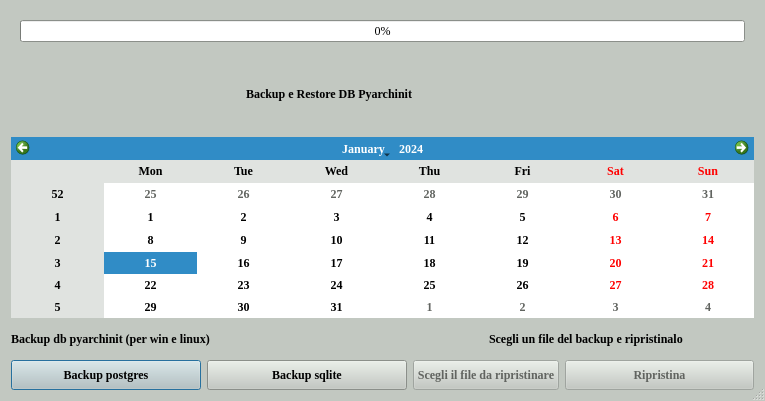
<?xml version="1.0" encoding="UTF-8"?>
<ui version="4.0">
 <class>DBmanagment</class>
 <widget class="QDialog" name="DBmanagment">
  <property name="geometry">
   <rect>
    <x>0</x>
    <y>0</y>
    <width>765</width>
    <height>401</height>
   </rect>
  </property>
  <property name="sizePolicy">
   <sizepolicy hsizetype="Expanding" vsizetype="Expanding">
    <horstretch>0</horstretch>
    <verstretch>0</verstretch>
   </sizepolicy>
  </property>
  <property name="palette">
   <palette>
    <active>
     <colorrole role="WindowText">
      <brush brushstyle="SolidPattern">
       <color alpha="255">
        <red>0</red>
        <green>0</green>
        <blue>0</blue>
       </color>
      </brush>
     </colorrole>
     <colorrole role="Button">
      <brush brushstyle="SolidPattern">
       <color alpha="255">
        <red>194</red>
        <green>200</green>
        <blue>193</blue>
       </color>
      </brush>
     </colorrole>
     <colorrole role="Light">
      <brush brushstyle="SolidPattern">
       <color alpha="255">
        <red>255</red>
        <green>255</green>
        <blue>255</blue>
       </color>
      </brush>
     </colorrole>
     <colorrole role="Midlight">
      <brush brushstyle="SolidPattern">
       <color alpha="255">
        <red>224</red>
        <green>227</green>
        <blue>224</blue>
       </color>
      </brush>
     </colorrole>
     <colorrole role="Dark">
      <brush brushstyle="SolidPattern">
       <color alpha="255">
        <red>97</red>
        <green>100</green>
        <blue>96</blue>
       </color>
      </brush>
     </colorrole>
     <colorrole role="Mid">
      <brush brushstyle="SolidPattern">
       <color alpha="255">
        <red>129</red>
        <green>133</green>
        <blue>129</blue>
       </color>
      </brush>
     </colorrole>
     <colorrole role="Text">
      <brush brushstyle="SolidPattern">
       <color alpha="255">
        <red>0</red>
        <green>0</green>
        <blue>0</blue>
       </color>
      </brush>
     </colorrole>
     <colorrole role="BrightText">
      <brush brushstyle="SolidPattern">
       <color alpha="255">
        <red>255</red>
        <green>255</green>
        <blue>255</blue>
       </color>
      </brush>
     </colorrole>
     <colorrole role="ButtonText">
      <brush brushstyle="SolidPattern">
       <color alpha="255">
        <red>0</red>
        <green>0</green>
        <blue>0</blue>
       </color>
      </brush>
     </colorrole>
     <colorrole role="Base">
      <brush brushstyle="SolidPattern">
       <color alpha="255">
        <red>255</red>
        <green>255</green>
        <blue>255</blue>
       </color>
      </brush>
     </colorrole>
     <colorrole role="Window">
      <brush brushstyle="SolidPattern">
       <color alpha="255">
        <red>194</red>
        <green>200</green>
        <blue>193</blue>
       </color>
      </brush>
     </colorrole>
     <colorrole role="Shadow">
      <brush brushstyle="SolidPattern">
       <color alpha="255">
        <red>0</red>
        <green>0</green>
        <blue>0</blue>
       </color>
      </brush>
     </colorrole>
     <colorrole role="AlternateBase">
      <brush brushstyle="SolidPattern">
       <color alpha="255">
        <red>224</red>
        <green>227</green>
        <blue>224</blue>
       </color>
      </brush>
     </colorrole>
     <colorrole role="ToolTipBase">
      <brush brushstyle="SolidPattern">
       <color alpha="255">
        <red>255</red>
        <green>255</green>
        <blue>220</blue>
       </color>
      </brush>
     </colorrole>
     <colorrole role="ToolTipText">
      <brush brushstyle="SolidPattern">
       <color alpha="255">
        <red>0</red>
        <green>0</green>
        <blue>0</blue>
       </color>
      </brush>
     </colorrole>
     <colorrole role="PlaceholderText">
      <brush brushstyle="SolidPattern">
       <color alpha="128">
        <red>0</red>
        <green>0</green>
        <blue>0</blue>
       </color>
      </brush>
     </colorrole>
    </active>
    <inactive>
     <colorrole role="WindowText">
      <brush brushstyle="SolidPattern">
       <color alpha="255">
        <red>0</red>
        <green>0</green>
        <blue>0</blue>
       </color>
      </brush>
     </colorrole>
     <colorrole role="Button">
      <brush brushstyle="SolidPattern">
       <color alpha="255">
        <red>194</red>
        <green>200</green>
        <blue>193</blue>
       </color>
      </brush>
     </colorrole>
     <colorrole role="Light">
      <brush brushstyle="SolidPattern">
       <color alpha="255">
        <red>255</red>
        <green>255</green>
        <blue>255</blue>
       </color>
      </brush>
     </colorrole>
     <colorrole role="Midlight">
      <brush brushstyle="SolidPattern">
       <color alpha="255">
        <red>224</red>
        <green>227</green>
        <blue>224</blue>
       </color>
      </brush>
     </colorrole>
     <colorrole role="Dark">
      <brush brushstyle="SolidPattern">
       <color alpha="255">
        <red>97</red>
        <green>100</green>
        <blue>96</blue>
       </color>
      </brush>
     </colorrole>
     <colorrole role="Mid">
      <brush brushstyle="SolidPattern">
       <color alpha="255">
        <red>129</red>
        <green>133</green>
        <blue>129</blue>
       </color>
      </brush>
     </colorrole>
     <colorrole role="Text">
      <brush brushstyle="SolidPattern">
       <color alpha="255">
        <red>0</red>
        <green>0</green>
        <blue>0</blue>
       </color>
      </brush>
     </colorrole>
     <colorrole role="BrightText">
      <brush brushstyle="SolidPattern">
       <color alpha="255">
        <red>255</red>
        <green>255</green>
        <blue>255</blue>
       </color>
      </brush>
     </colorrole>
     <colorrole role="ButtonText">
      <brush brushstyle="SolidPattern">
       <color alpha="255">
        <red>0</red>
        <green>0</green>
        <blue>0</blue>
       </color>
      </brush>
     </colorrole>
     <colorrole role="Base">
      <brush brushstyle="SolidPattern">
       <color alpha="255">
        <red>255</red>
        <green>255</green>
        <blue>255</blue>
       </color>
      </brush>
     </colorrole>
     <colorrole role="Window">
      <brush brushstyle="SolidPattern">
       <color alpha="255">
        <red>194</red>
        <green>200</green>
        <blue>193</blue>
       </color>
      </brush>
     </colorrole>
     <colorrole role="Shadow">
      <brush brushstyle="SolidPattern">
       <color alpha="255">
        <red>0</red>
        <green>0</green>
        <blue>0</blue>
       </color>
      </brush>
     </colorrole>
     <colorrole role="AlternateBase">
      <brush brushstyle="SolidPattern">
       <color alpha="255">
        <red>224</red>
        <green>227</green>
        <blue>224</blue>
       </color>
      </brush>
     </colorrole>
     <colorrole role="ToolTipBase">
      <brush brushstyle="SolidPattern">
       <color alpha="255">
        <red>255</red>
        <green>255</green>
        <blue>220</blue>
       </color>
      </brush>
     </colorrole>
     <colorrole role="ToolTipText">
      <brush brushstyle="SolidPattern">
       <color alpha="255">
        <red>0</red>
        <green>0</green>
        <blue>0</blue>
       </color>
      </brush>
     </colorrole>
     <colorrole role="PlaceholderText">
      <brush brushstyle="SolidPattern">
       <color alpha="128">
        <red>0</red>
        <green>0</green>
        <blue>0</blue>
       </color>
      </brush>
     </colorrole>
    </inactive>
    <disabled>
     <colorrole role="WindowText">
      <brush brushstyle="SolidPattern">
       <color alpha="255">
        <red>97</red>
        <green>100</green>
        <blue>96</blue>
       </color>
      </brush>
     </colorrole>
     <colorrole role="Button">
      <brush brushstyle="SolidPattern">
       <color alpha="255">
        <red>194</red>
        <green>200</green>
        <blue>193</blue>
       </color>
      </brush>
     </colorrole>
     <colorrole role="Light">
      <brush brushstyle="SolidPattern">
       <color alpha="255">
        <red>255</red>
        <green>255</green>
        <blue>255</blue>
       </color>
      </brush>
     </colorrole>
     <colorrole role="Midlight">
      <brush brushstyle="SolidPattern">
       <color alpha="255">
        <red>224</red>
        <green>227</green>
        <blue>224</blue>
       </color>
      </brush>
     </colorrole>
     <colorrole role="Dark">
      <brush brushstyle="SolidPattern">
       <color alpha="255">
        <red>97</red>
        <green>100</green>
        <blue>96</blue>
       </color>
      </brush>
     </colorrole>
     <colorrole role="Mid">
      <brush brushstyle="SolidPattern">
       <color alpha="255">
        <red>129</red>
        <green>133</green>
        <blue>129</blue>
       </color>
      </brush>
     </colorrole>
     <colorrole role="Text">
      <brush brushstyle="SolidPattern">
       <color alpha="255">
        <red>97</red>
        <green>100</green>
        <blue>96</blue>
       </color>
      </brush>
     </colorrole>
     <colorrole role="BrightText">
      <brush brushstyle="SolidPattern">
       <color alpha="255">
        <red>255</red>
        <green>255</green>
        <blue>255</blue>
       </color>
      </brush>
     </colorrole>
     <colorrole role="ButtonText">
      <brush brushstyle="SolidPattern">
       <color alpha="255">
        <red>97</red>
        <green>100</green>
        <blue>96</blue>
       </color>
      </brush>
     </colorrole>
     <colorrole role="Base">
      <brush brushstyle="SolidPattern">
       <color alpha="255">
        <red>194</red>
        <green>200</green>
        <blue>193</blue>
       </color>
      </brush>
     </colorrole>
     <colorrole role="Window">
      <brush brushstyle="SolidPattern">
       <color alpha="255">
        <red>194</red>
        <green>200</green>
        <blue>193</blue>
       </color>
      </brush>
     </colorrole>
     <colorrole role="Shadow">
      <brush brushstyle="SolidPattern">
       <color alpha="255">
        <red>0</red>
        <green>0</green>
        <blue>0</blue>
       </color>
      </brush>
     </colorrole>
     <colorrole role="AlternateBase">
      <brush brushstyle="SolidPattern">
       <color alpha="255">
        <red>194</red>
        <green>200</green>
        <blue>193</blue>
       </color>
      </brush>
     </colorrole>
     <colorrole role="ToolTipBase">
      <brush brushstyle="SolidPattern">
       <color alpha="255">
        <red>255</red>
        <green>255</green>
        <blue>220</blue>
       </color>
      </brush>
     </colorrole>
     <colorrole role="ToolTipText">
      <brush brushstyle="SolidPattern">
       <color alpha="255">
        <red>0</red>
        <green>0</green>
        <blue>0</blue>
       </color>
      </brush>
     </colorrole>
     <colorrole role="PlaceholderText">
      <brush brushstyle="SolidPattern">
       <color alpha="128">
        <red>0</red>
        <green>0</green>
        <blue>0</blue>
       </color>
      </brush>
     </colorrole>
    </disabled>
   </palette>
  </property>
  <property name="font">
   <font>
    <family>Times New Roman</family>
    <weight>75</weight>
    <bold>true</bold>
   </font>
  </property>
  <property name="windowTitle">
   <string>Pyarchinit Backup</string>
  </property>
  <property name="sizeGripEnabled">
   <bool>true</bool>
  </property>
  <layout class="QGridLayout" name="gridLayout_3">
   <item row="0" column="0">
    <layout class="QGridLayout" name="gridLayout_2">
     <item row="0" column="0" colspan="5">
      <widget class="QWidget" name="widget" native="true">
       <layout class="QHBoxLayout" name="horizontalLayout">
        <item>
         <widget class="QProgressBar" name="progressBar_db">
          <property name="font">
           <font>
            <family>Times New Roman</family>
            <weight>50</weight>
            <italic>false</italic>
            <bold>false</bold>
           </font>
          </property>
          <property name="value">
           <number>0</number>
          </property>
          <property name="orientation">
           <enum>Qt::Horizontal</enum>
          </property>
         </widget>
        </item>
       </layout>
      </widget>
     </item>
     <item row="1" column="1" colspan="2">
      <widget class="QLabel" name="label">
       <property name="sizePolicy">
        <sizepolicy hsizetype="Expanding" vsizetype="Expanding">
         <horstretch>0</horstretch>
         <verstretch>0</verstretch>
        </sizepolicy>
       </property>
       <property name="text">
        <string>             Backup e Restore DB Pyarchinit</string>
       </property>
      </widget>
     </item>
     <item row="2" column="0" colspan="5">
      <widget class="QCalendarWidget" name="calendarWidget">
       <property name="sizePolicy">
        <sizepolicy hsizetype="Expanding" vsizetype="Expanding">
         <horstretch>0</horstretch>
         <verstretch>0</verstretch>
        </sizepolicy>
       </property>
       <property name="minimumSize">
        <size>
         <width>191</width>
         <height>181</height>
        </size>
       </property>
       <property name="styleSheet">
        <string notr="true">font: 10pt &quot;Andale Mono&quot;;</string>
       </property>
      </widget>
     </item>
     <item row="3" column="0" colspan="2">
      <widget class="QLabel" name="label_3">
       <property name="sizePolicy">
        <sizepolicy hsizetype="Expanding" vsizetype="Expanding">
         <horstretch>0</horstretch>
         <verstretch>0</verstretch>
        </sizepolicy>
       </property>
       <property name="maximumSize">
        <size>
         <width>16777215</width>
         <height>30</height>
        </size>
       </property>
       <property name="text">
        <string>Backup db pyarchinit (per win e linux)</string>
       </property>
      </widget>
     </item>
     <item row="3" column="3" colspan="2">
      <widget class="QLabel" name="label_5">
       <property name="sizePolicy">
        <sizepolicy hsizetype="Expanding" vsizetype="Expanding">
         <horstretch>0</horstretch>
         <verstretch>0</verstretch>
        </sizepolicy>
       </property>
       <property name="maximumSize">
        <size>
         <width>16777215</width>
         <height>30</height>
        </size>
       </property>
       <property name="text">
        <string>Scegli un file del backup e ripristinalo</string>
       </property>
      </widget>
     </item>
     <item row="4" column="0">
      <widget class="QPushButton" name="backup">
       <property name="sizePolicy">
        <sizepolicy hsizetype="Expanding" vsizetype="Preferred">
         <horstretch>0</horstretch>
         <verstretch>0</verstretch>
        </sizepolicy>
       </property>
       <property name="maximumSize">
        <size>
         <width>16777215</width>
         <height>30</height>
        </size>
       </property>
       <property name="text">
        <string>Backup postgres</string>
       </property>
      </widget>
     </item>
     <item row="4" column="1">
      <widget class="QPushButton" name="backupsqlite">
       <property name="sizePolicy">
        <sizepolicy hsizetype="Expanding" vsizetype="Expanding">
         <horstretch>0</horstretch>
         <verstretch>0</verstretch>
        </sizepolicy>
       </property>
       <property name="maximumSize">
        <size>
         <width>16777215</width>
         <height>30</height>
        </size>
       </property>
       <property name="text">
        <string>Backup sqlite</string>
       </property>
      </widget>
     </item>
     <item row="4" column="2" colspan="2">
      <widget class="QPushButton" name="upload">
       <property name="enabled">
        <bool>false</bool>
       </property>
       <property name="sizePolicy">
        <sizepolicy hsizetype="Expanding" vsizetype="Expanding">
         <horstretch>0</horstretch>
         <verstretch>0</verstretch>
        </sizepolicy>
       </property>
       <property name="maximumSize">
        <size>
         <width>16777215</width>
         <height>30</height>
        </size>
       </property>
       <property name="text">
        <string>Scegli il file da ripristinare</string>
       </property>
      </widget>
     </item>
     <item row="4" column="4">
      <widget class="QPushButton" name="restore">
       <property name="enabled">
        <bool>false</bool>
       </property>
       <property name="sizePolicy">
        <sizepolicy hsizetype="Expanding" vsizetype="Expanding">
         <horstretch>0</horstretch>
         <verstretch>0</verstretch>
        </sizepolicy>
       </property>
       <property name="maximumSize">
        <size>
         <width>16777215</width>
         <height>30</height>
        </size>
       </property>
       <property name="text">
        <string>Ripristina</string>
       </property>
      </widget>
     </item>
    </layout>
   </item>
  </layout>
 </widget>
 <resources>
  <include location="../../resources/resources.qrc"/>
 </resources>
 <connections/>
</ui>
